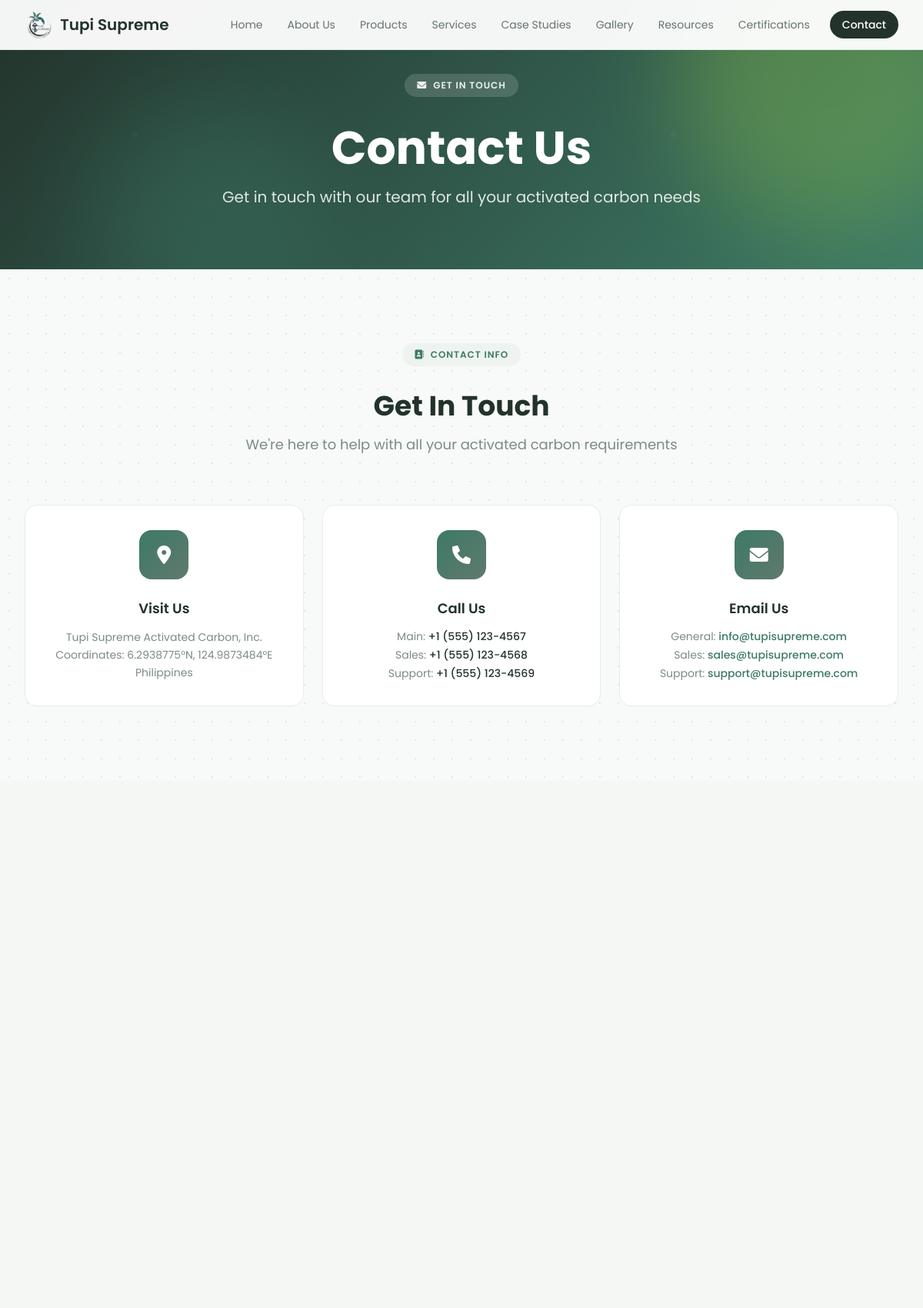
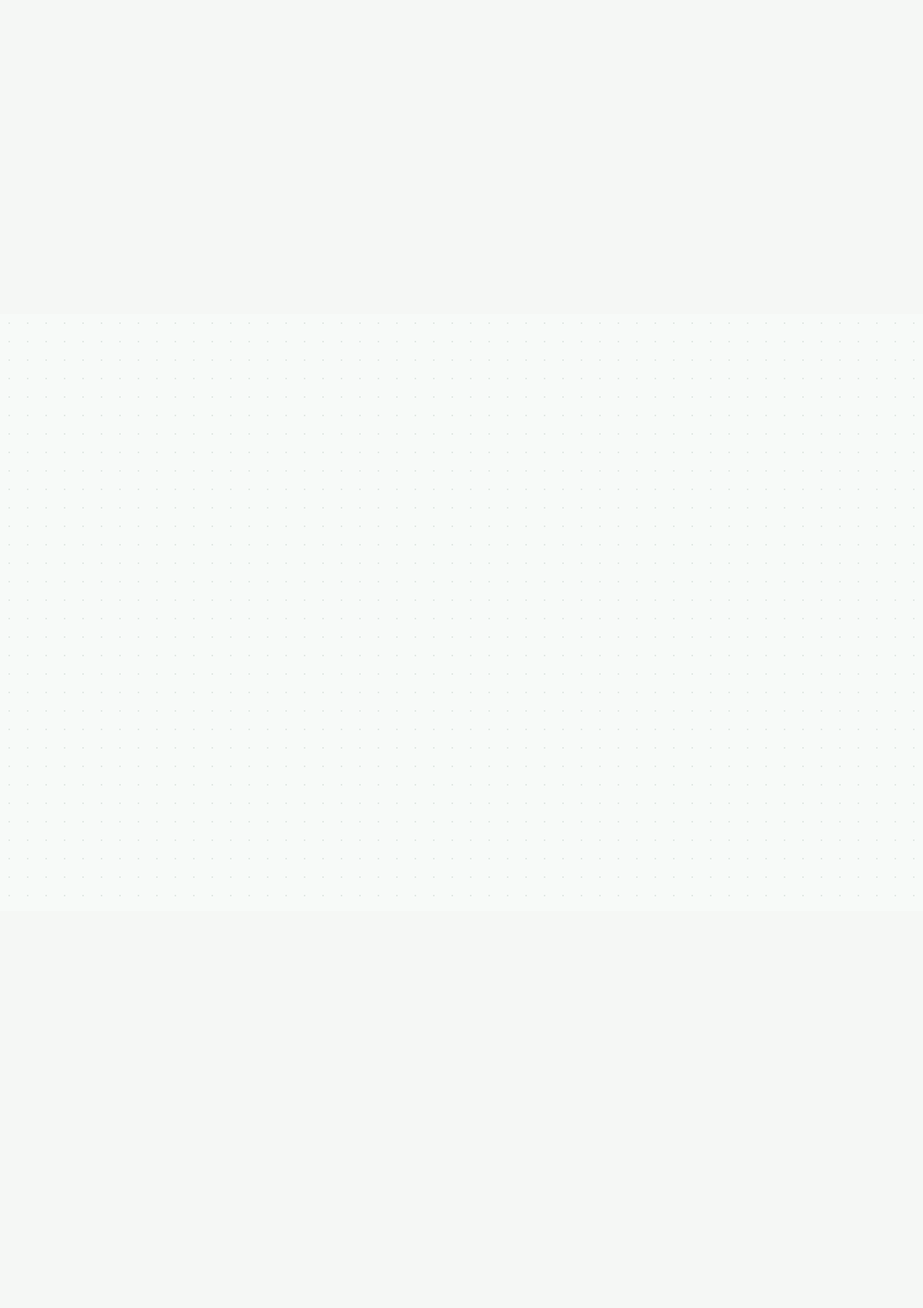
The page /contact.php (upper part) on the database its author committed (2 pictures, top to bottom).
### tables this page shows
CREATE TABLE IF NOT EXISTS site_settings (
    id INT AUTO_INCREMENT PRIMARY KEY,
    setting_key VARCHAR(100) UNIQUE NOT NULL,
    setting_value TEXT,
    setting_type VARCHAR(50) DEFAULT 'text',
    description TEXT,
    updated_at TIMESTAMP DEFAULT CURRENT_TIMESTAMP ON UPDATE CURRENT_TIMESTAMP,
    updated_by INT,
    FOREIGN KEY (updated_by) REFERENCES admin_users(id) ON DELETE SET NULL,
    INDEX idx_setting_key (setting_key)
);

CREATE TABLE `page_content` (
  `id` int(11) NOT NULL,
  `page_name` varchar(50) NOT NULL,
  `section_name` varchar(100) NOT NULL,
  `content_type` enum('text','html','json','image_url') DEFAULT 'text',
  `content` text DEFAULT NULL,
  `hero_icon` varchar(100) DEFAULT NULL,
  `display_order` int(11) DEFAULT 0,
  `is_active` tinyint(1) DEFAULT 1,
  `created_at` timestamp NOT NULL DEFAULT current_timestamp(),
  `updated_at` timestamp NOT NULL DEFAULT current_timestamp() ON UPDATE current_timestamp(),
  `updated_by` int(11) DEFAULT NULL
);

CREATE TABLE `contact_info` (
  `id` int(11) NOT NULL,
  `type` varchar(50) NOT NULL,
  `label` varchar(100) DEFAULT NULL,
  `value` text NOT NULL,
  `icon` varchar(100) DEFAULT NULL,
  `display_order` int(11) DEFAULT 0,
  `is_active` tinyint(1) DEFAULT 1,
  `created_at` timestamp NOT NULL DEFAULT current_timestamp(),
  `updated_at` timestamp NOT NULL DEFAULT current_timestamp() ON UPDATE current_timestamp(),
  `updated_by` int(11) DEFAULT NULL
);

### includes/config.php (called while the page is built, shortened)
<?php
function getSiteSetting($key, $default = '') {
    $db = getDB();
    $stmt = $db->prepare("SELECT setting_value FROM site_settings WHERE setting_key = ?");
    $stmt->bind_param("s", $key);
    $stmt->execute();
    $result = $stmt->get_result();
    if ($row = $result->fetch_assoc()) {
        return $row['setting_value'];
    }
    return $default;
}
function getPageContent($page_name, $section_name, $default = '') {
    $db = getDB();
    $stmt = $db->prepare("SELECT content FROM page_content WHERE page_name = ? AND section_name = ? AND is_active = 1");
    $stmt->bind_param("ss", $page_name, $section_name);
    $stmt->execute();
    $result = $stmt->get_result();
    if ($row = $result->fetch_assoc()) {
        return $row['content'];
    }
    return $default;
}
function getContactInfo($type = null) {
    $db = getDB();
    $sql = "SELECT * FROM contact_info WHERE is_active = 1";
    if ($type) {
        $sql .= " AND type = '" . $db->real_escape_string($type) . "'";
    }
    $sql .= " ORDER BY display_order, id";
    $result = $db->query($sql);
    $contacts = [];
    if ($result) {
        while ($row = $result->fetch_assoc()) {
            $contacts[] = $row;
        }
    }
    return $contacts;
}
function htmlspecialchars_safe($string) {
    return htmlspecialchars($string ?? '', ENT_QUOTES, 'UTF-8');
}
function nl2br_safe($string) {
    return nl2br(htmlspecialchars($string ?? '', ENT_QUOTES, 'UTF-8'));
}

### contact.php (the view, shortened to what this page needs)
<?php
require_once 'includes/config.php';
$current_page = 'contact';
$page_header_title = getPageContent('contact', 'page_header_title', 'Contact Us');
$page_header_subtitle = getPageContent('contact', 'page_header_subtitle', 'Get in touch with our team for all your activated carbon needs');
$contact_section_title = getPageContent('contact', 'contact_section_title', 'Get In Touch');
$contact_section_subtitle = getPageContent('contact', 'contact_section_subtitle', 'We\'re here to help with all your activated carbon requirements');
$contact_addresses = getContactInfo('address');
$contact_phones = getContactInfo('phone');
$contact_emails = getContactInfo('email');
?>
<!DOCTYPE html>
<html lang="en">
<head>
    <script src="https://cdn.tailwindcss.com"></script>
    <link href="https://cdnjs.cloudflare.com/ajax/libs/font-awesome/6.0.0/css/all.min.css" rel="stylesheet">
</head>
<body>
    <?php include 'includes/navbar.php'; ?>
    <section id="page-header" class="page-header-gradient text-white relative overflow-hidden pt-24 pb-20">
        <div class="orb orb-1"></div>
        <div class="orb orb-2"></div>
        <div class="page-header-pattern absolute inset-0 opacity-30"></div>
        <div class="max-w-7xl mx-auto px-4 sm:px-6 lg:px-8 relative z-10">
            <div class="text-center">
                <span class="eyebrow bg-white/15 text-white/90 mb-5 fade-in fade-in-delay-1">
                    <i class="fas fa-envelope text-xs"></i> Get In Touch
                </span>
                <h1 class="text-4xl lg:text-6xl font-bold mb-5 leading-tight mt-4 fade-in fade-in-delay-2"><?php echo htmlspecialchars_safe($page_header_title); ?></h1>
                <p class="text-lg lg:text-xl text-white/85 max-w-2xl mx-auto fade-in fade-in-delay-3"><?php echo htmlspecialchars_safe($page_header_subtitle); ?></p>
            </div>
        </div>
    </section>
    <section id="contact-section" class="py-20 lg:py-24 relative overflow-hidden">
        <div class="max-w-7xl mx-auto px-4 sm:px-6 lg:px-8 relative">
            <div class="text-center mb-16 reveal">
                <span class="eyebrow mb-4">
                    <i class="fas fa-address-book text-xs"></i> Contact Info
                </span>
                <h2 class="text-3xl lg:text-4xl font-bold text-[#23332c] mb-4 mt-4"><?php echo htmlspecialchars_safe($contact_section_title); ?></h2>
                <p class="text-lg text-[#7d8b84] max-w-2xl mx-auto"><?php echo htmlspecialchars_safe($contact_section_subtitle); ?></p>
            </div>
            <div class="grid grid-cols-1 md:grid-cols-3 gap-6">
                <?php $card_index = 0; ?>
                <?php if (!empty($contact_addresses)): ?>
                    <?php foreach ($contact_addresses as $address): $card_index++; ?>
                        <div class="contact-card bg-white border border-[#e6ece8] rounded-2xl p-8 text-center reveal <?php echo 'reveal-delay-' . ((($card_index - 1) % 3) + 1); ?>">
                            <div class="contact-icon w-16 h-16 rounded-2xl flex items-center justify-center mx-auto mb-6">
                                <i class="fas <?php echo htmlspecialchars_safe($address['icon'] ?: 'fa-map-marker-alt'); ?> text-2xl text-white"></i>
                            </div>
                            <h4 class="text-lg font-semibold text-[#23332c] mb-3"><?php echo htmlspecialchars_safe($address['label'] ?: 'Visit Us'); ?></h4>
                            <p class="text-[#7d8b84] leading-relaxed text-sm"><?php echo nl2br_safe($address['value']); ?></p>
                        </div>
                    <?php endforeach; ?>
                <?php endif; ?>
                <?php if (!empty($contact_phones)): $card_index++; ?>
                    <div class="contact-card bg-white border border-[#e6ece8] rounded-2xl p-8 text-center reveal <?php echo 'reveal-delay-' . ((($card_index - 1) % 3) + 1); ?>">
                        <div class="contact-icon w-16 h-16 rounded-2xl flex items-center justify-center mx-auto mb-6">
                            <i class="fas fa-phone text-2xl text-white"></i>
                        </div>
                        <h4 class="text-lg font-semibold text-[#23332c] mb-3">Call Us</h4>
                        <div class="text-[#7d8b84] text-sm space-y-1">
                            <?php foreach ($contact_phones as $contact_phone): ?>
                                <p><?php echo htmlspecialchars_safe($contact_phone['label'] ?: 'Phone'); ?>: <span class="font-medium text-[#23332c]"><?php echo htmlspecialchars_safe($contact_phone['value']); ?></span></p>
                            <?php endforeach; ?>
                        </div>
                    </div>
                <?php endif; ?>
                <?php if (!empty($contact_emails)): $card_index++; ?>
                    <div class="contact-card bg-white border border-[#e6ece8] rounded-2xl p-8 text-center reveal <?php echo 'reveal-delay-' . ((($card_index - 1) % 3) + 1); ?>">
                        <div class="contact-icon w-16 h-16 rounded-2xl flex items-center justify-center mx-auto mb-6">
                            <i class="fas fa-envelope text-2xl text-white"></i>
                        </div>
                        <h4 class="text-lg font-semibold text-[#23332c] mb-3">Email Us</h4>
                        <div class="text-[#7d8b84] text-sm space-y-1">
                            <?php foreach ($contact_emails as $contact_email): ?>
                                <p><?php echo htmlspecialchars_safe($contact_email['label'] ?: 'Email'); ?>: <a href="mailto:<?php echo htmlspecialchars_safe($contact_email['value']); ?>" class="text-[#3d7a66] hover:underline font-medium"><?php echo htmlspecialchars_safe($contact_email['value']); ?></a></p>
                            <?php endforeach; ?>
                        </div>
                    </div>
                <?php endif; ?>
            </div>
        </div>
    </section>
    <section id="contact-form" class="bg-[#f5f7f5] py-20 lg:py-24">
        <div class="max-w-4xl mx-auto px-4 sm:px-6 lg:px-8">
        </div>
    </section>
    <section id="office-hours" class="py-20 lg:py-24 relative overflow-hidden">
        <div class="max-w-7xl mx-auto px-4 sm:px-6 lg:px-8 relative">
        </div>
    </section>
    <section id="map" class="bg-[#f5f7f5] py-20 lg:py-24">
        <div class="max-w-7xl mx-auto px-4 sm:px-6 lg:px-8">
        </div>
    </section>
</body>
</html>

### includes/navbar.php (shortened to what this page needs)
<?php
$company_name = getSiteSetting('company_short_name', 'Tupi Supreme');
?>
<nav class="bg-white/95 backdrop-blur-sm text-[#23332c] fixed w-full top-0 z-50 border-b border-[#e6ece8]">
    <div class="max-w-7xl mx-auto px-4 sm:px-6 lg:px-8">
        <div class="flex justify-between items-center h-16">
            <a href="index.php" class="flex items-center text-xl font-semibold text-[#23332c]">
                <img src="uploads/images/tupi_supreme_logo.png" alt="<?php echo htmlspecialchars_safe($company_name); ?> logo" class="h-9 w-auto mr-2 object-contain"><?php echo htmlspecialchars_safe($company_name); ?>
            </a>
            <div class="hidden md:block">
                <div class="ml-10 flex items-center gap-1">
                    <a href="index.php" class="<?php echo $current_page === 'index' ? 'bg-[#e2eae4] text-[#23332c] font-medium' : 'text-[#66746c] hover:bg-[#eaf0ec] hover:text-[#23332c]'; ?> px-3.5 py-2 rounded-full text-sm transition-colors">Home</a>
                    <a href="about.php" class="<?php echo $current_page === 'about' ? 'bg-[#e2eae4] text-[#23332c] font-medium' : 'text-[#66746c] hover:bg-[#eaf0ec] hover:text-[#23332c]'; ?> px-3.5 py-2 rounded-full text-sm transition-colors">About Us</a>
                    <a href="products.php" class="<?php echo $current_page === 'products' ? 'bg-[#e2eae4] text-[#23332c] font-medium' : 'text-[#66746c] hover:bg-[#eaf0ec] hover:text-[#23332c]'; ?> px-3.5 py-2 rounded-full text-sm transition-colors">Products</a>
                    <a href="services.php" class="<?php echo $current_page === 'services' ? 'bg-[#e2eae4] text-[#23332c] font-medium' : 'text-[#66746c] hover:bg-[#eaf0ec] hover:text-[#23332c]'; ?> px-3.5 py-2 rounded-full text-sm transition-colors">Services</a>
                    <a href="case-studies.php" class="<?php echo $current_page === 'case-studies' ? 'bg-[#e2eae4] text-[#23332c] font-medium' : 'text-[#66746c] hover:bg-[#eaf0ec] hover:text-[#23332c]'; ?> px-3.5 py-2 rounded-full text-sm transition-colors">Case Studies</a>
                    <a href="gallery.php" class="<?php echo $current_page === 'gallery' ? 'bg-[#e2eae4] text-[#23332c] font-medium' : 'text-[#66746c] hover:bg-[#eaf0ec] hover:text-[#23332c]'; ?> px-3.5 py-2 rounded-full text-sm transition-colors">Gallery</a>
                    <a href="resources.php" class="<?php echo $current_page === 'resources' ? 'bg-[#e2eae4] text-[#23332c] font-medium' : 'text-[#66746c] hover:bg-[#eaf0ec] hover:text-[#23332c]'; ?> px-3.5 py-2 rounded-full text-sm transition-colors">Resources</a>
                    <a href="certifications.php" class="<?php echo $current_page === 'certifications' ? 'bg-[#e2eae4] text-[#23332c] font-medium' : 'text-[#66746c] hover:bg-[#eaf0ec] hover:text-[#23332c]'; ?> px-3.5 py-2 rounded-full text-sm transition-colors">Certifications</a>
                    <a href="contact.php" class="ml-2 bg-[#23332c] text-white hover:bg-[#3a4a41] px-4 py-2 rounded-full text-sm font-medium transition-colors">Contact</a>
                </div>
            </div>
        </div>
    </div>
</nav>

### contact.php (style rules this page uses)
html { scroll-behavior: smooth; }
body { font-family: 'Poppins', ui-sans-serif, system-ui, sans-serif; background-color: #f7faf8; color: #23332c; }
.page-header-gradient { background: linear-gradient(135deg, #23332c, #3d7a66); }
.orb { position: absolute; border-radius: 50%; filter: blur(60px); opacity: 0.35; pointer-events: none; }
.orb-1 { width: 400px; height: 400px; background: #8bc34a; top: -100px; right: -80px; animation: float 8s ease-in-out infinite; }
.orb-2 { width: 300px; height: 300px; background: #3d7a66; bottom: -80px; left: 10%; animation: float 10s ease-in-out infinite reverse; }
.eyebrow { display: inline-flex; align-items: center; gap: 0.5rem; padding: 0.375rem 1rem; background-color: #eef3f0; color: #3d7a66; font-size: 0.75rem; font-weight: 600; letter-spacing: 0.08em; text-transform: uppercase; border-radius: 9999px; }
.contact-card { transition: transform 0.35s cubic-bezier(0.4, 0, 0.2, 1), border-color 0.35s ease, box-shadow 0.35s ease; }
.contact-icon { background: linear-gradient(135deg, #3d7a66, #60796e); transition: transform 0.35s cubic-bezier(0.4, 0, 0.2, 1); }
.reveal { opacity: 0; transform: translateY(24px); transition: opacity 0.6s cubic-bezier(0.4, 0, 0.2, 1), transform 0.6s cubic-bezier(0.4, 0, 0.2, 1); }
.reveal.is-visible { opacity: 1; transform: translateY(0); }
.reveal-delay-1 { transition-delay: 0.08s; }
.reveal-delay-2 { transition-delay: 0.16s; }
.reveal-delay-3 { transition-delay: 0.24s; }
.fade-in { opacity: 0; animation: fadeInUp 0.5s ease-out forwards; }
.fade-in-delay-1 { animation-delay: 0.05s; }
.fade-in-delay-2 { animation-delay: 0.15s; }
.fade-in-delay-3 { animation-delay: 0.25s; }

### includes/navbar.php (style rules this page uses)
section[id] { scroll-margin-top:5rem }

### rows shown on the page
site_settings: setting_value "Tupi Supreme"
page_content: content "Contact Us"
page_content: content "Get in touch with our team for all your activated carbon needs"
page_content: content "Get In Touch"
page_content: content "We're here to help with all your activated carbon requirements"
contact_info: label "Visit Us", value "Tupi Supreme Activated Carbon, Inc. Coordinates: 6.2938775°N, 124.9873484°E Philippines"
contact_info: label "Main", value "+1 (555) 123-4567"
contact_info: label "Sales", value "+1 (555) 123-4568"
contact_info: label "Support", value "+1 (555) 123-4569"
contact_info: label "General", value "info@tupisupreme.com"
contact_info: label "Sales", value "sales@tupisupreme.com"
contact_info: label "Support", value "support@tupisupreme.com"
